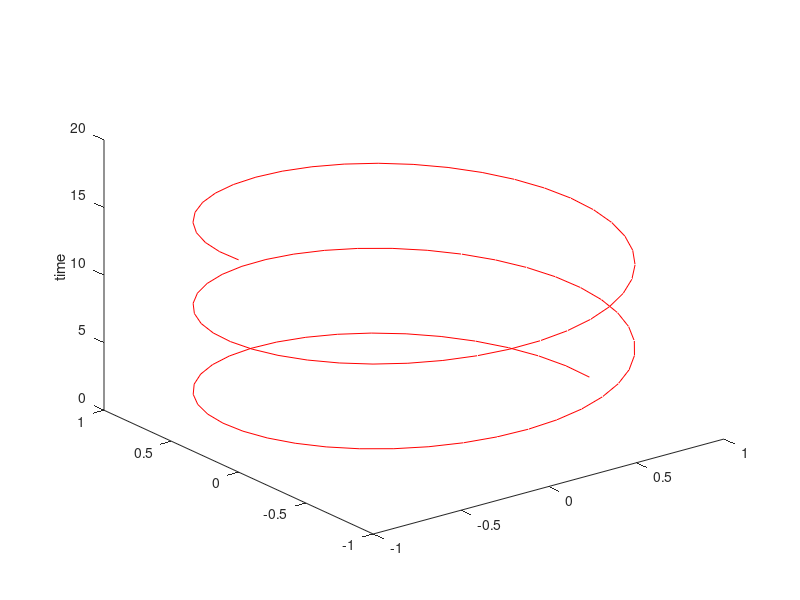

This chart was generated by the following MATLAB code:
% Regression test function (black blox) for FreeMat v4.0
% This function is autogenerated by helpgen.
function bbtest_success = bbtest_zlabel
  bbtest_success = 1;
NumErrors = 0;
try
  t = linspace(0,5*pi);

catch
  NumErrors = NumErrors + 1;
end
try
  x = cos(t);

catch
  NumErrors = NumErrors + 1;
end
try
  y = sin(t);

catch
  NumErrors = NumErrors + 1;
end
try
  z = t;

catch
  NumErrors = NumErrors + 1;
end
try
  plot3(x,y,z,'r-');

catch
  NumErrors = NumErrors + 1;
end
try
  view(3);

catch
  NumErrors = NumErrors + 1;
end
try
  zlabel('time');

catch
  NumErrors = NumErrors + 1;
end
try
  mprint zlabel1

catch
  NumErrors = NumErrors + 1;
end
if (NumErrors ~= 0) bbtest_success = 0; return; end
